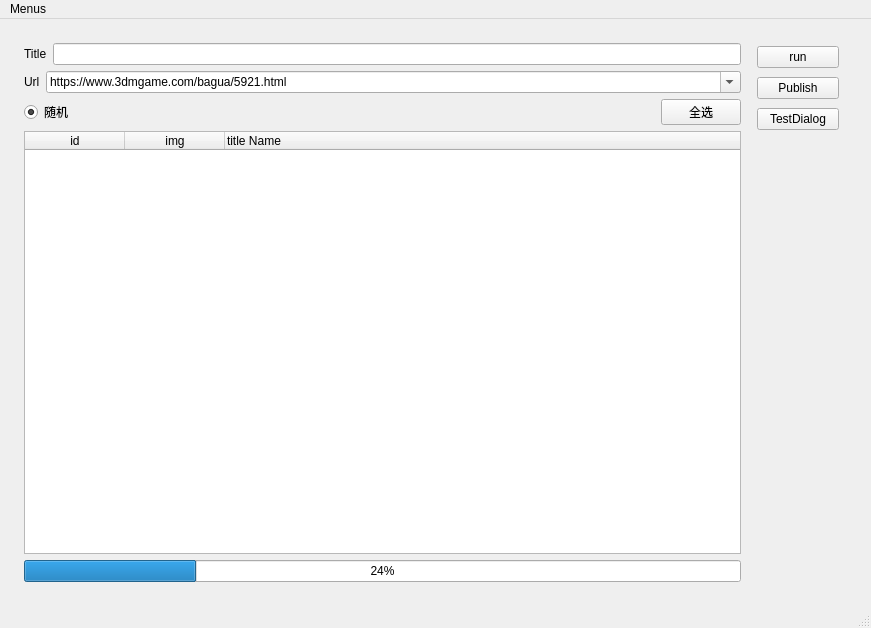
<?xml version="1.0" encoding="UTF-8"?>
<ui version="4.0">
 <class>MainWindow</class>
 <widget class="QMainWindow" name="MainWindow">
  <property name="geometry">
   <rect>
    <x>0</x>
    <y>0</y>
    <width>871</width>
    <height>628</height>
   </rect>
  </property>
  <property name="windowTitle">
   <string>MainWindow</string>
  </property>
  <widget class="QWidget" name="centralwidget">
   <layout class="QGridLayout" name="gridLayout">
    <item row="0" column="0">
     <layout class="QHBoxLayout" name="horizontalLayout_2">
      <property name="leftMargin">
       <number>15</number>
      </property>
      <property name="topMargin">
       <number>15</number>
      </property>
      <property name="rightMargin">
       <number>15</number>
      </property>
      <property name="bottomMargin">
       <number>15</number>
      </property>
      <item>
       <layout class="QVBoxLayout" name="verticalLayout_2">
        <item>
         <layout class="QHBoxLayout" name="horizontalLayout_4">
          <item>
           <widget class="QLabel" name="lb_title">
            <property name="text">
             <string>Title</string>
            </property>
           </widget>
          </item>
          <item>
           <widget class="QLineEdit" name="txt_title"/>
          </item>
         </layout>
        </item>
        <item>
         <layout class="QHBoxLayout" name="horizontalLayout">
          <item>
           <widget class="QLabel" name="label">
            <property name="text">
             <string>Url</string>
            </property>
           </widget>
          </item>
          <item>
           <widget class="QComboBox" name="cb_url">
            <property name="sizePolicy">
             <sizepolicy hsizetype="Expanding" vsizetype="Fixed">
              <horstretch>0</horstretch>
              <verstretch>0</verstretch>
             </sizepolicy>
            </property>
            <property name="editable">
             <bool>true</bool>
            </property>
            <property name="insertPolicy">
             <enum>QComboBox::InsertAtTop</enum>
            </property>
            <item>
             <property name="text">
              <string>https://www.3dmgame.com/bagua/5921.html</string>
             </property>
            </item>
           </widget>
          </item>
         </layout>
        </item>
        <item>
         <layout class="QHBoxLayout" name="horizontalLayout_3">
          <property name="sizeConstraint">
           <enum>QLayout::SetFixedSize</enum>
          </property>
          <item>
           <widget class="QRadioButton" name="rb_isRandom">
            <property name="sizePolicy">
             <sizepolicy hsizetype="Minimum" vsizetype="Fixed">
              <horstretch>0</horstretch>
              <verstretch>0</verstretch>
             </sizepolicy>
            </property>
            <property name="text">
             <string>随机</string>
            </property>
            <property name="checked">
             <bool>true</bool>
            </property>
           </widget>
          </item>
          <item>
           <widget class="QPushButton" name="bn_selectAll">
            <property name="sizePolicy">
             <sizepolicy hsizetype="Fixed" vsizetype="Fixed">
              <horstretch>0</horstretch>
              <verstretch>0</verstretch>
             </sizepolicy>
            </property>
            <property name="text">
             <string>全选</string>
            </property>
           </widget>
          </item>
         </layout>
        </item>
        <item>
         <widget class="QTableWidget" name="tPicInfo">
          <property name="sizeAdjustPolicy">
           <enum>QAbstractScrollArea::AdjustIgnored</enum>
          </property>
          <property name="alternatingRowColors">
           <bool>true</bool>
          </property>
          <property name="selectionBehavior">
           <enum>QAbstractItemView::SelectRows</enum>
          </property>
          <attribute name="horizontalHeaderStretchLastSection">
           <bool>true</bool>
          </attribute>
          <attribute name="verticalHeaderStretchLastSection">
           <bool>false</bool>
          </attribute>
          <column>
           <property name="text">
            <string>id</string>
           </property>
          </column>
          <column>
           <property name="text">
            <string>img</string>
           </property>
          </column>
          <column>
           <property name="text">
            <string>title Name</string>
           </property>
           <property name="textAlignment">
            <set>AlignLeading|AlignVCenter</set>
           </property>
          </column>
         </widget>
        </item>
        <item>
         <widget class="QProgressBar" name="progressBar">
          <property name="value">
           <number>24</number>
          </property>
         </widget>
        </item>
       </layout>
      </item>
      <item>
       <widget class="QWidget" name="widget" native="true">
        <property name="sizePolicy">
         <sizepolicy hsizetype="Minimum" vsizetype="Preferred">
          <horstretch>0</horstretch>
          <verstretch>0</verstretch>
         </sizepolicy>
        </property>
        <property name="minimumSize">
         <size>
          <width>100</width>
          <height>0</height>
         </size>
        </property>
        <widget class="QWidget" name="layoutWidget">
         <property name="geometry">
          <rect>
           <x>10</x>
           <y>0</y>
           <width>82</width>
           <height>92</height>
          </rect>
         </property>
         <layout class="QVBoxLayout" name="verticalLayout">
          <item>
           <widget class="QPushButton" name="bn_run">
            <property name="text">
             <string>run</string>
            </property>
           </widget>
          </item>
          <item>
           <widget class="QPushButton" name="bn_publish">
            <property name="text">
             <string>Publish</string>
            </property>
           </widget>
          </item>
          <item>
           <widget class="QPushButton" name="bn_dialog">
            <property name="text">
             <string>TestDialog</string>
            </property>
           </widget>
          </item>
         </layout>
        </widget>
       </widget>
      </item>
     </layout>
    </item>
   </layout>
  </widget>
  <widget class="QMenuBar" name="menubar">
   <property name="geometry">
    <rect>
     <x>0</x>
     <y>0</y>
     <width>871</width>
     <height>21</height>
    </rect>
   </property>
   <widget class="QMenu" name="menuMenus">
    <property name="title">
     <string>Menus</string>
    </property>
    <addaction name="actionRun"/>
   </widget>
   <addaction name="menuMenus"/>
  </widget>
  <widget class="QStatusBar" name="statusbar"/>
  <action name="actionMenus">
   <property name="text">
    <string>Menus</string>
   </property>
  </action>
  <action name="actionRun">
   <property name="text">
    <string>Run</string>
   </property>
  </action>
 </widget>
 <resources/>
 <connections/>
</ui>
